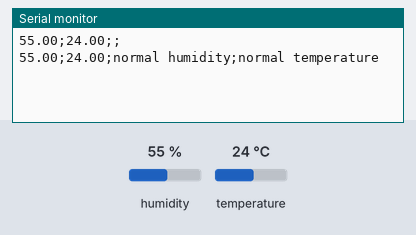
The sketch below on a simulated Arduino Uno, built with avr-gcc and run on an emulated ATmega328P. Shown: the last lines printed to the serial monitor. Inputs (shaded band) come from the test bench; at power-on: humidity 55 %, temperature 24 °C.

Above: at 1.8 s.
1.9 s: humidity set to 84 %
At 2.9 s:
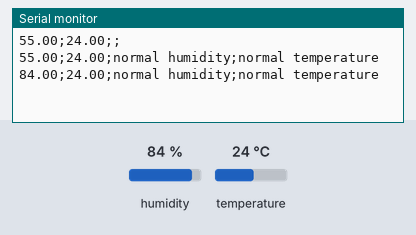
3.4 s: humidity set to 87 %
At 5.8 s:
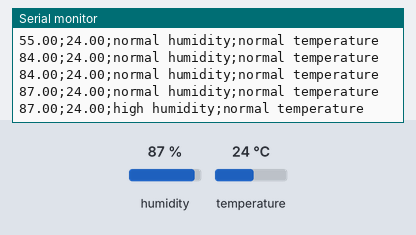
Timing chart, 0 to 7.3 s (numbered marks = the images above; inputs shaded):
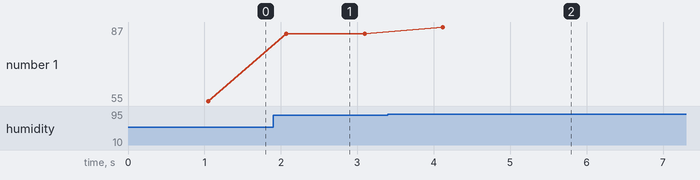

Measured:
- the behaviour switches between 85 and 86 % on humidity (found by bisection; images 1 and 2)
- after the input at 1.9 s, the serial monitor: prints a new line after 0.17 s (image 1)
- after the input at 3.4 s, the serial monitor: prints a new line after 0.72 s (image 2)
- plotted number 1: 55 → 84 after the input at 1.9 s, 84 → 87 after the input at 3.4 s

The sketch:

temp_humid_sensor.ino
```cpp
#include <dht.h>

#define dht_apin A0 // Analog Pin sensor is connected to
String temp_status;
String humid_status;
dht DHT;

void setup(){

  Serial.begin(9600);

}

void loop(){


    DHT.read11(dht_apin);


    Serial.print(DHT.humidity);
    Serial.print(';');
    Serial.print(DHT.temperature);
    Serial.print(';');
    Serial.print(humid_status);
    Serial.print(';');
    Serial.println(temp_status);

    if(DHT.humidity > 85){
      humid_status = "high humidity";
    }

    else if(DHT.temperature > 35){
      temp_status = "high temperature";
    }

    else{
      humid_status = "normal humidity";
      temp_status = "normal temperature";
    }
    delay(1000);

  //Fastest should be once every two seconds.

}// end loop(
```
